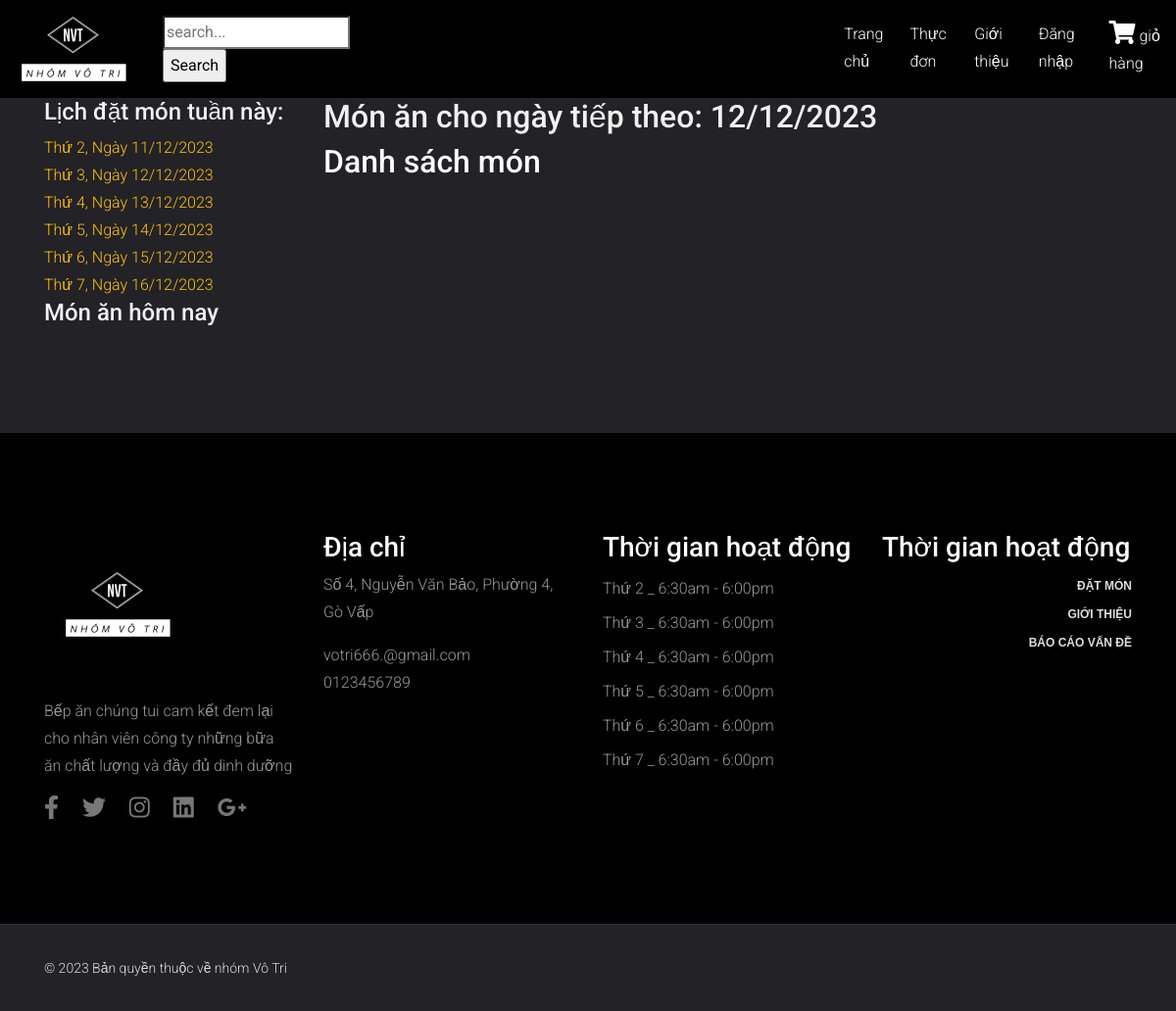
Before: /?mod=menus&date=2023-12-12 with the older database file.
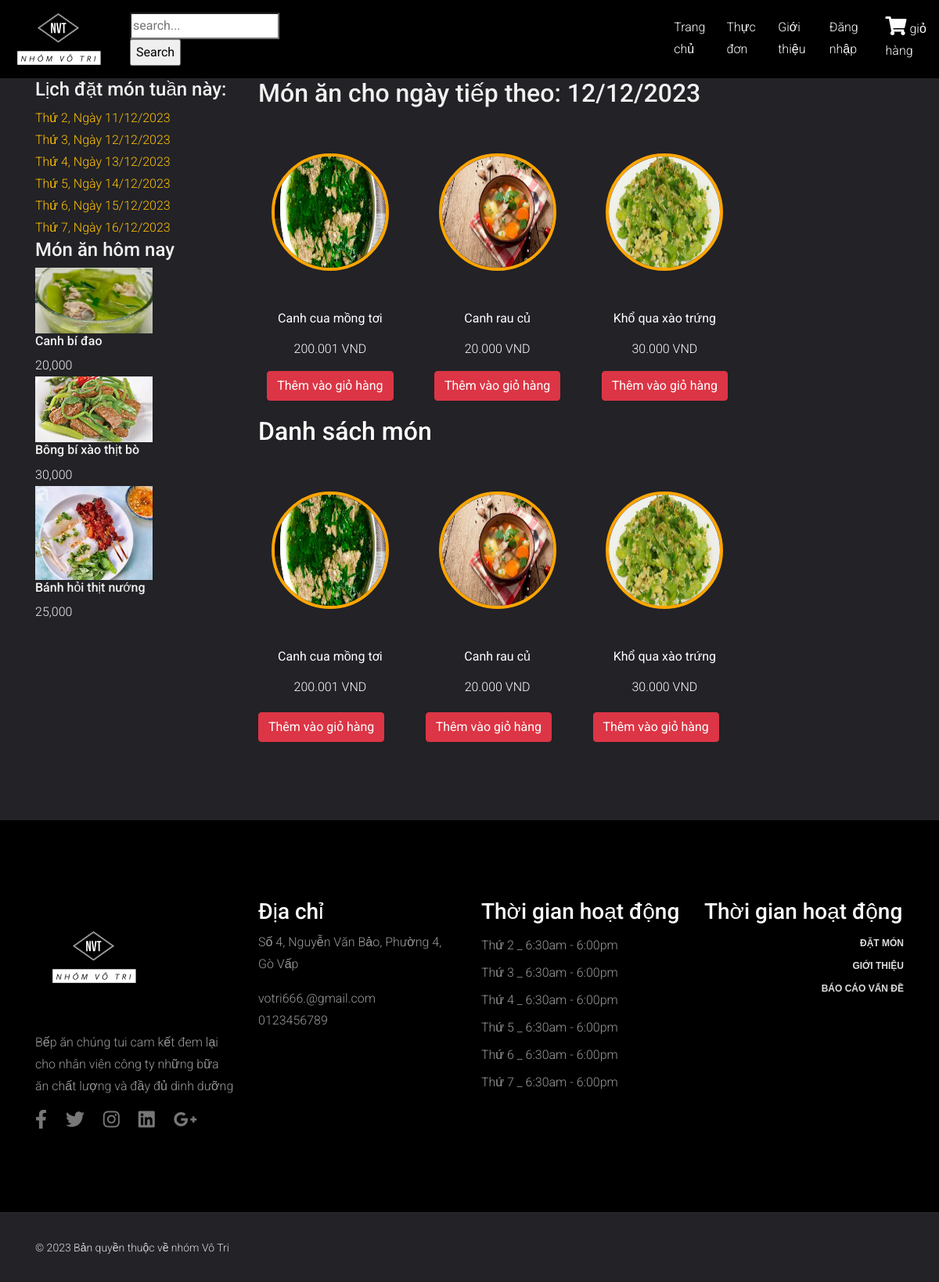
After: the same page with the newer database file.
### tables this page shows
CREATE TABLE `chitietthucdon` (
  `idthucdon` int(2) NOT NULL,
  `id_monan` int(2) NOT NULL
);

CREATE TABLE `monan` (
  `id_monan` int(2) NOT NULL,
  `tenmonan` varchar(50) NOT NULL,
  `mota` varchar(300) NOT NULL,
  `hinhanh` varchar(150) NOT NULL,
  `gia` int(11) NOT NULL,
  `id_loaimonan` int(2) NOT NULL
);

### Model/mMonan.php (called while the page is built, shortened)
<?php
include_once("ketnoi.php");
class modelMonan
{
    function selectAllMonAnThucdonbyDate($date)
    {
        $p = new KetNoiDB();
        if ($p->moKetNoi($con)) {
            $query = "SELECT * FROM thucdon JOIN chitietthucdon ON thucdon.idthucdon = chitietthucdon.idthucdon
            JOIN monan ON chitietthucdon.id_monan = monan.id_monan WHERE ngaytao = '$date'";
            $result = $con->query($query);
            if ($result) {
                return $result;
            } else {
                echo "Lỗi truy vấn: " . $con->error;
            }
        } else {
            return false;
        }
    }
    function SelectAllLoaiThucDon()
    {
        $p = new KetNoiDB();
        if ($p->moKetNoi($con)) {
            $query = "SELECT * FROM loai_thucdon";
            $result = $con->query($query);
            if ($result) {
                $data = array();
                while ($row = $result->fetch_assoc()) {
                    $data[] = $row;
                }
                return $data;
            } else {
                echo "Lỗi truy vấn: " . $con->error;
            }
        } else {
            return false;
        }
    }
}
?>

### Controller/cMonan.php (called while the page is built, shortened)
<?php
include_once("Model/mMonan.php");
class controlMonan
{
    function getAllMonAnThucdonbyDate($date)
    {
        $p = new modelMonan();
        $tbl = $p->selectAllMonAnThucdonbyDate($date);
        return $tbl;
    }
}
?>

### Model/ketnoi.php (called while the page is built, shortened)
<?php
class KetNoiDB
{
    function moKetNoi(& $con)
    {
        $con = new mysqli("localhost", "root", "", "bepan_votri");
        $con->set_charset("utf8");
        return $con;
    }
}
?>

### View/vMonan.php (the view, shortened to what the rows shown need)
<?php
include "Includes/templates/header.php";
include("Controller/cMonan.php");
$p = new controlMonan();
if (isset($_REQUEST['idloai'])) {
    $cate = $_REQUEST['idloai'];
    $dish = $p->getAllMonanbyLoai($cate);
} elseif (isset($_REQUEST['search'])) {
    $search = $_REQUEST['search'];
    $dish = $p->getSearch($search);
}elseif(isset($_REQUEST['cm'])){
    $cm = $_REQUEST['cm'];
    $dish = $p->getAllMonAnLoaiThucdon($cm);
}
elseif (isset($_REQUEST['date'])){
    $ngay = $_REQUEST['date'];
    $dish = $p->getAllMonAnThucdonbyDate($ngay);
}
 else {
    $dish = $p->getAllMonAnThucdon();
}
?>
<section style="padding: 100px 0 100px; background-color: #222227;">
  <div class="container">
    <div class="row">
    <div class="col-lg-3 col-md-5">
      <div class="sidebar">
        <div class="sidebar__item">
          <div class="latest-product__text">
            <?php $today = date("Y-m-d");
            $menuToday = $p->getAllMonAnThucdonbyDate($today);
            if ($menuToday) {
              foreach ($menuToday as $item) {
            ?>
                <div class="latest-product__slider owl-carousel">
                  <div class="latest-prdouct__slider__item">
                    <a href="#" class="latest-product__item">
                      <div class="latest-product__item__pic">
                        <img style="width: 150px;" src="Design/image/<?php echo $item['hinhanh'] ?>" alt="">
                      </div>
                      <div class="latest-product__item__text">
                        <h6 class="txt"><?php echo $item['tenmonan'] ?></h6>
                        <span class="txt"><?php echo number_format($item['gia']) ?>
                        </span>
                      </div>
                    </a>
                  </div>
                </div>
            <?php }
            } ?>
          </div>
        </div>
      </div>
      </div>
        <div class="col-md-9">
        <div class="product__discount">
        <?php
            $today = new DateTime();
            if ($today->format('N') == 6 || $today->format('N') == 7) {
                $tomorrow = $today->modify('next Monday')->format('Y-m-d');
            } else {
                $tomorrow = $today->add(new DateInterval('P1D'))->format('Y-m-d');
            }
            $ngaytt = (new DateTime($tomorrow))->format("d/m/Y");
        ?>
                    <div class="section-title product__discount__title">
                        <h2 class="txt">Món ăn cho ngày tiếp theo: <?php echo $ngaytt  ?></h2>
                    </div>
                    <?php
                        $tomorrow = new DateTime();
                        $tomorrow->add(new DateInterval('P1D'));
                        $tomorrow_date = $tomorrow->format('Y-m-d');
                        $menuTomorrow = $p->getAllMonAnThucdonbyDate($tomorrow_date);
                    ?>
<div class="menu-items-container">
    <?php
    $dem = 0;
    $total_tomorrow = $menuTomorrow->num_rows;
    while ($row_tomorrow = $menuTomorrow->fetch_assoc()) :
        if ($dem % 4 == 0) {
            echo '<div class="row">';
        }
    ?>
        <div class="col-md-3 menu-item">
            <a href="?mod=chitiet&id=<?php echo $row_tomorrow['id_monan']; ?>&date=<?php echo $_GET['date'] ?>" onclick="showDetails(this)">
                <div class="thumbnail" style="cursor:pointer">
                    <div class="menu-image">
                        <div class="circular-image">
                            <img src="Design/image/<?php echo $row_tomorrow['hinhanh']; ?>" style="width: 150px; height: 150px; border-radius: 50%; border: 4px solid orange;" />
                        </div>
                    </div>
                    <p class="text-white"><b><?php echo $row_tomorrow['tenmonan']; ?></b></p>
                    <p class="text-white"><?php echo number_format($row_tomorrow['gia'], 0, ',', '.'); ?> VND</p>
                    <a href="index.php?mod=cart&act=Add&id_monan=<?php echo $row_tomorrow['id_monan']; ?>&date=<?php echo $_GET['date'] ?>" class="btn btn-danger">Thêm vào giỏ hàng</a>
                </div>
            </a>
        </div>
    <?php
        $dem++;
        if ($dem % 4 == 0 || $dem == $total_tomorrow) {
            echo '</div>';
        }
    endwhile;
    ?>
</div>
<h2 class="text-white">Danh sách món </h2>
<?php
echo '<div class="menu-items-container">';
$dem = 0;
$dish->data_seek(0);
$totalItems = $dish->num_rows;
$today = new DateTime(null, new DateTimeZone('Asia/Ho_Chi_Minh'));
if (!isset($_REQUEST['date'])) {
    $selectedDate = null;
} else {
    $selectedDate = new DateTime($_REQUEST['date'], new DateTimeZone('Asia/Ho_Chi_Minh'));
}
while ($row = $dish->fetch_assoc()) {
    if ($dem % 4 === 0) {
        echo '<div class="row">';
    }
    echo '<div class="col-md-3 menu-item">';
    if ($selectedDate > $today) {
        echo '<a href="?mod=chitiet&id='. $row['id_monan']. '&date='. $_GET['date'].'" onclick="showDetails(this)">';
        echo '<div class="thumbnail" style="cursor:pointer">';
        echo '<div class="menu-image">';
        echo '<div class="circular-image">';
        echo '<img src="Design/image/' . $row['hinhanh'] . '" style="width: 150px; height: 150px; border-radius: 50%; border: 4px solid orange;" />';
        echo '</div>';
        echo '</div>';
        echo '<p class="text-white"><b>' . $row['tenmonan'] . '</b></p>';
        echo '<p class="text-white">' . number_format($row['gia'], 0, ',', '.') . ' VND</p>';
        echo '</div>';
        echo '</a>';
        echo '<div class="buttondatmon">';
        echo '<a href="index.php?mod=cart&act=Add&id_monan=' . $row['id_monan'] . '&date=' . $_GET['date'] . '" class="btn btn-danger">Thêm vào giỏ hàng</a>';
        echo '</div>';
    }
    echo '</div>';
    if (($dem + 1) % 4 === 0 || $dem + 1 === $totalItems) {
        echo '</div>';
    }
    $dem++;
}
echo '</div>';
?>
    </div>
  </div>
</section>
<?php include_once ("Includes/templates/footer.php"); ?>

Changed rows visible on the page:
added chitietthucdon: id_monan.hinhanh (picture), id_monan.tenmonan "Canh bí đao", id_monan.gia "20,000", shown under "Món ăn hôm nay"
added chitietthucdon: id_monan.hinhanh (picture), id_monan.tenmonan "Bông bí xào thịt bò", id_monan.gia "30,000", shown under "Món ăn hôm nay"
added chitietthucdon: id_monan.hinhanh (picture), id_monan.tenmonan "Bánh hỏi thịt nướng", id_monan.gia "25,000", shown under "Món ăn hôm nay"
added chitietthucdon: id_monan.hinhanh (picture), id_monan.tenmonan "Canh cua mồng tơi", id_monan.gia "200.001"
added chitietthucdon: id_monan.hinhanh (picture), id_monan.tenmonan "Canh rau củ", id_monan.gia "20.000"
added chitietthucdon: id_monan.hinhanh (picture), id_monan.tenmonan "Khổ qua xào trứng", id_monan.gia "30.000"
